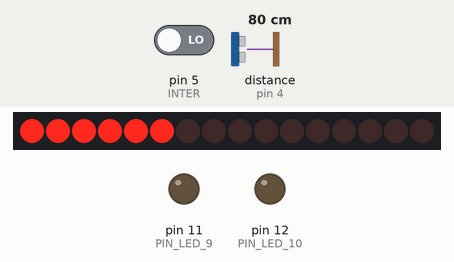
Simulated run of this sketch. Board: Arduino Uno, built with avr-gcc and run on an emulated ATmega328P. On the bench: 16 shift-register outputs drawn as a row of LEDs (first output left, lit = HIGH), output pins drawn as LEDs (lit = HIGH). Wiring (inferred from the names in the program): ultrasonic range finder: trigger pin 3; echo pin 4; 2 × shift register (74HC595): data pin 8; shift clock pin 10; latch pin 9; MR pin 13. Wiring (inferred from the signals the program sends): row of LEDs: on Q0, Q1, Q2, Q3, Q4, Q5, Q6, Q7, Q8, Q9, Q10, Q11, Q12, Q13, Q14, Q15. The inputs (shaded band) are chosen by the test bench; at power-on: distance to the obstacle (sensor on pin 4) 80 cm, pin 5 (INTER) LOW. The echo pulse lasts 58.3 µs per cm; pins used as bus, display or sensor lines are not drawn.

Above: at 4.8 s.
4.9 s: distance to the obstacle (sensor on pin 4) set to 46 cm
At 6.1 s:
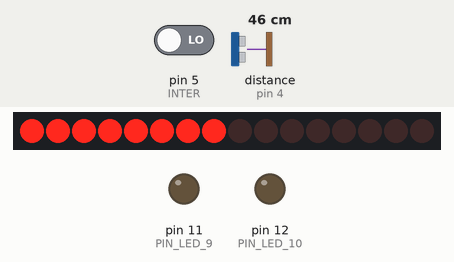
6.4 s: distance to the obstacle (sensor on pin 4) set to 40 cm
At 7.6 s:
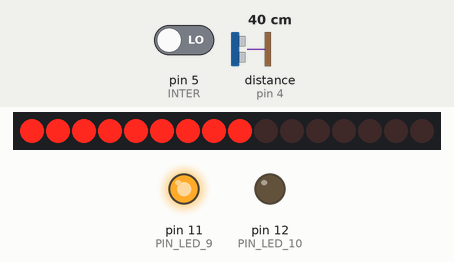
7.9 s: distance to the obstacle (sensor on pin 4) set to 120 cm
At 8.7 s:
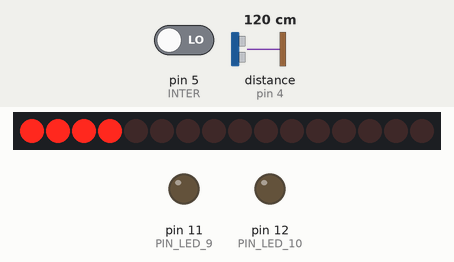
9.4 s: distance to the obstacle (sensor on pin 4) set to 250 cm
At 10.1 s:
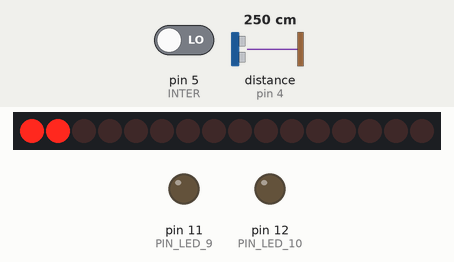
10.9 s: distance to the obstacle (sensor on pin 4) set to 299 cm
At 11.8 s:
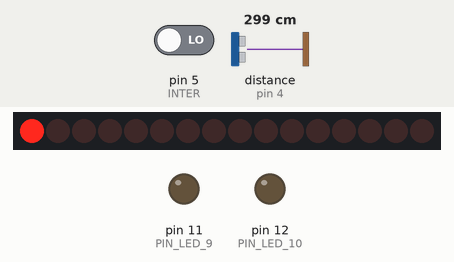
12.4 s: distance to the obstacle (sensor on pin 4) set to 2 cm
At 13.0 s:
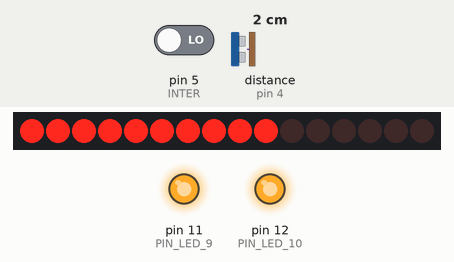
Timing chart, 0 to 14.9 s (numbered marks = the images above; inputs shaded):
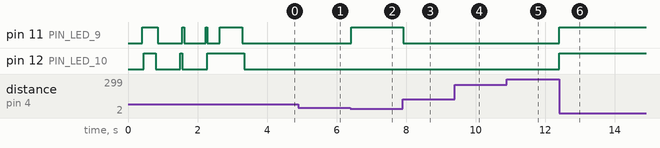

Measured:
- the behaviour switches between 44 and 43 cm on distance to the obstacle (sensor on pin 4) (found by bisection; images 1 and 2)
- after the input at 6.4 s, pin 11 (PIN_LED_9): LOW → HIGH at once
- after the input at 7.9 s, pin 11 (PIN_LED_9): HIGH → LOW at once
- after the input at 12.4 s, pin 11 (PIN_LED_9), pin 12 (PIN_LED_10): LOW → HIGH at once

The sketch:

radar-recul-moto.ino
```cpp
 // Variable for shift register
#define PIN_DS 8   //pin 14  75HC595
#define PIN_STCP 9  //pin 12  75HC595
#define PIN_SHCP 10 //pin 11  75HC595
#define PIN_LED_9 11 //pin for 9th led for led barre
#define PIN_LED_10 12 //pin for 10th led for led barre
#define PIN_MR 13 //pin for MR 75HC595 activate shift register
//How many shift register
#define NUMBER_OF_74hc595 2
// number of total register pin
#define NUM_OF_REGISTER_PINS NUMBER_OF_74hc595 * 8

// Delay de refresh
#define DELAY_SHORT 50
#define DELAY_LONG DELAY_SHORT * 5

//interruptor
#define INTER  5
unsigned long startTime = 0;
unsigned long elapseTime = 0;

// Create an array with boolean, size of pin of 74hc595
boolean registers[NUM_OF_REGISTER_PINS];

int BAR_LED_PINS[] = { 0, 1, 2, 3, 4, 5, 6, 7, 8, 9  };

// Détector HC SR04
const int TRIGGER = 3;
const int ECHO = 4;

//Some reference distance to alert
const int GREEN_DIST = 250;
const int WARNING_DIST = 200;
const int WARNING_DIST_2 = 150;

const int RED_DIST = 25;

// Average air sound speed 340 m/s
const float SOUND_SPEED = 340.0;

// Last level
int lastLevel = 0;

/**
  * the setup function runs once when you press reset or power the board
  */
void setup() {
    // initialize digital pin for shift register
  pinMode(PIN_DS, OUTPUT);
  pinMode(PIN_STCP, OUTPUT);
  pinMode(PIN_SHCP, OUTPUT);
  pinMode(PIN_MR,OUTPUT);

  digitalWrite(PIN_DS,LOW);
  digitalWrite(PIN_STCP,LOW);
  digitalWrite(PIN_SHCP,LOW);
  switchOff();


  // initialize digital pin for ultrasonic detector
  pinMode(ECHO, INPUT);
  pinMode(TRIGGER, OUTPUT);
  digitalWrite(TRIGGER,LOW);


  // Led 9 & 10 on simple bar led
  pinMode(PIN_LED_9, OUTPUT);
  pinMode(PIN_LED_10, OUTPUT);
  digitalWrite(PIN_LED_9,LOW);
  digitalWrite(PIN_LED_10,LOW);

  //Initialize registers and leds
  switchOn();
  switchOffRegisters();
  switchOffLeds();
  // initialize bar led
  // Welcome animation
  animateBarLed();
  }

/**
  * the loop function runs over and over again forever
  */
void loop() {

  startTime = micros();

  while(digitalRead(INTER) == HIGH){
    elapseTime = micros() - startTime;
    Serial.println(elapseTime);
    if(elapseTime < 500000){
      switchOn();
    }else{
      switchOff();
      switchOffRegisters();
    }
  }

  if(isSwitchedOn()){
    float distance = readUltrasonicDistance();
    if(distance >= 1){
      displayLevelBar(getLevelFromDist(distance));
    }
  }else{
    switchOffLeds();
    displayLevelBar(0);
  }
  delay(5);

}

void switchOn(){
 digitalWrite(PIN_MR,HIGH);
}

void switchOff(){
 digitalWrite(PIN_MR,LOW);
}

boolean isSwitchedOn(){
 return digitalRead(PIN_MR) == HIGH;
}

/**
  * Measure distance in cm
  */

float readUltrasonicDistance() {
   // Sets the trigger pin to HIGH state for 10 microseconds
  digitalWrite(TRIGGER, LOW);
  digitalWrite(ECHO, LOW);
  delay(5);
  digitalWrite(TRIGGER, HIGH);
  delayMicroseconds(10);
  digitalWrite(TRIGGER, LOW);
  // Reads the echo pin, and returns the sound wave travel time in microseconds
  float pulse = pulseIn(ECHO, HIGH);
  return ((pulse  / 10000) / 2) * SOUND_SPEED;
}

/**
  * Get level between 0 & 10 from the distance measured
  */

int getLevelFromDist(float distance){

  // Out of range
  if(distance > GREEN_DIST){ return 1; }

  // First green level 2m00 < distance < 2m50
  if(distance > WARNING_DIST  && distance <= GREEN_DIST){ return 2; }

  // Second green level 1m50 < distance < 2m
  if(distance > WARNING_DIST_2  && distance <= WARNING_DIST){ return 3; }

  // Others levels < 2m50
  int level = 10 -  ( 7 * (distance - RED_DIST)  / (WARNING_DIST_2 - RED_DIST) );

  return level <= 0  ? 1 : (level >= 10 ? 10 : level);
}

/**
  * Display level grove bar
  */

void displayLevelBar(int level){

  if(lastLevel == level){
    return;
  }

  lastLevel = level;
  for(byte i = 0 ; i < 10 ; i++){
      if(i <= level - 1){
        switchOnLed(i);
      }else {
        switchOffLed(i);
      }

  }
}

/**
  * set value recorded in array "registers" and display on the end
  */
void writeRegisters(){

  // Until LOW modification will not be apply
  digitalWrite(PIN_STCP, LOW);
 // loop for aplly all value for each pin 74hc595
  for(int i = NUM_OF_REGISTER_PINS - 1; i >=  0; i--){
    //need to be low for change column soon
    digitalWrite(PIN_SHCP, LOW);
    // catch value insinde array registers
    int val = registers[i];
    //apply the value to a pin of 74hc595
    digitalWrite(PIN_DS, val);
    // next column
    digitalWrite(PIN_SHCP, HIGH);

  }
  // apply value to all pin of 74hc595
  digitalWrite(PIN_STCP, HIGH);
  digitalWrite(PIN_LED_9,registers[8] == true ? HIGH : LOW);
  digitalWrite(PIN_LED_10,registers[9] == true ? HIGH : LOW);
}

/**
  * Switch on a register
  */

void switchOnRegister(int pin){
   registers[pin] = HIGH;
   writeRegisters();
}
/**
  * Switch off a register
  */

void switchOffRegister(int pin){
   registers[pin] = LOW;
   writeRegisters();
}

/**
  * Switch off all registers
  */

void switchOffRegisters(){
  clearRegisters();
  writeRegisters();
}

/**
  * Clear all registers
  */

void clearRegisters(){
  for(int i = NUM_OF_REGISTER_PINS - 1; i >=  0; i--){
    registers[i] = LOW;
  }
}

/**
  * Switch on a led
  */

void switchOnLed(int led) {
  switchOnRegister(BAR_LED_PINS[led]);

}

/**
  * Switch off a led
  */

void switchOffLed(int led) {
  switchOffRegister(BAR_LED_PINS[led]);

}

/**
  * Switch off Leds
  */

void switchOffLeds() {
   switchOffRegisters();

}

/**
  * Animate simple level by increasing and decreasing one by one level
  */

void animateSimpleLevel() {

  switchOffLeds();

  for(int i = 0 ; i < 10 ; i++){
    switchOnLed(i);
    delay(DELAY_SHORT);
  }

  delay(DELAY_LONG);

  for(int i = 10 ; i > 0 ; i--){
    switchOffLed(i);
    delay(DELAY_SHORT);
  }

  switchOffLeds();
}

/**
  * Animate from side to center and center to side (left and right)
  */

void animateFromCenterToSideAndReverse() {
  int valueOn1;
  int valueOn2;


  for(int i = 0 ; i < 5 ; i++){
    valueOn1 = i;
    valueOn2 = 9 - i;

    for(int j = 10 ; j >= 0 ; j--) {
      switchOffLed(j);
      if(j == valueOn1 || j == valueOn2) {
        switchOnLed(j);
      }
    }
    delay(DELAY_SHORT);
  }
  delay(DELAY_LONG);

  for(int i = 5 ; i >= 0 ; i--) {
    valueOn1 = i;
    valueOn2 = 9 - i;

    for(int j = 10 ; j >= 0 ; j--) {
      switchOffLed(j);
      if(j == valueOn1 || j == valueOn2) {
        switchOnLed(j);
      }
    }
    delay(DELAY_SHORT);

  }

  delay(DELAY_LONG);

  switchOffLeds();
  for(int i = 0 ; i < 5 ; i++){
    switchOnLed(i);
    switchOnLed(9 - i);
    delay(DELAY_SHORT);
  }
  delay(DELAY_LONG);
  for(int i = 5 ; i >= 0 ; i--){
    switchOffLed(i);
    switchOffLed(9 - i);
    delay(DELAY_SHORT);
  }
}

/**
  * Animate Bare led
  */
void animateBarLed() {
  animateSimpleLevel();
  delay(DELAY_LONG);
  animateFromCenterToSideAndReverse();
  delay(DELAY_LONG);
}
```
